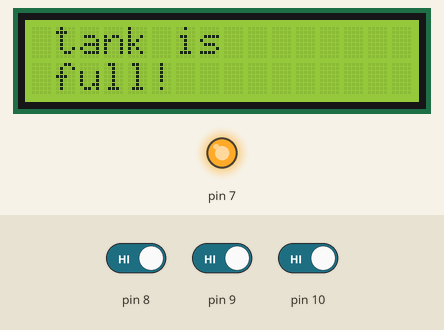
Recording of a sketch running on a simulated Arduino Uno, built with avr-gcc and run on an emulated ATmega328P. On the bench: 16×2 character LCD, output pins drawn as LEDs (lit = HIGH). The inputs (shaded band) are chosen by the test bench; at power-on: pin 8 HIGH, pin 9 HIGH, pin 10 HIGH.

Above: at 1.2 s.
1.3 s: pin 8 driven LOW
At 1.7 s:
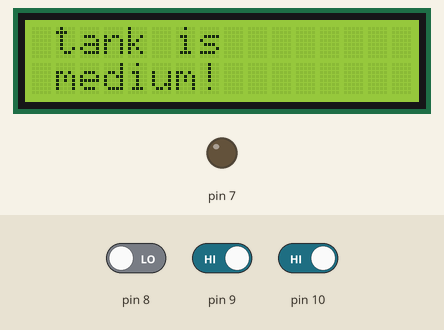
2.8 s: pin 8 driven HIGH
At 3.8 s:
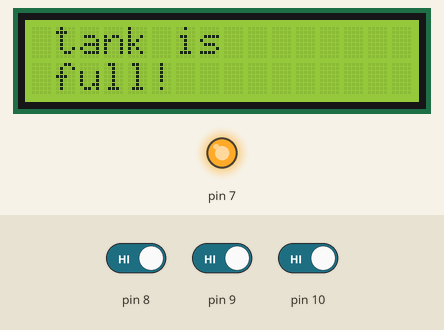
4.3 s: pin 8 driven LOW and pin 9 driven LOW and pin 10 driven LOW
At 5.0 s:
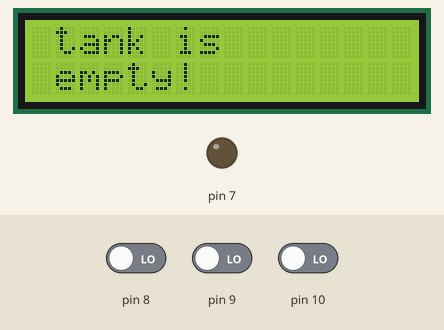
Timing chart, 0 to 7.3 s (numbered marks = the images above; inputs shaded):
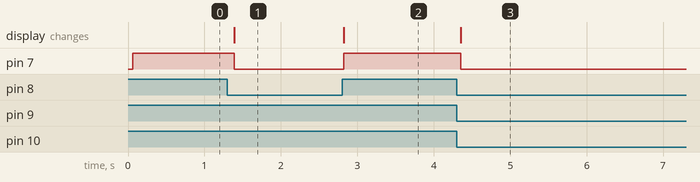

Measured:
- after the input at 1.3 s, pin 7: HIGH → LOW after 0.09 s; the display: changes after 0.09 s (image 1)
- after the input at 2.8 s, pin 7: LOW → HIGH at once; the display: changes at once (image 2)
- after the input at 4.3 s, pin 7: HIGH → LOW after 0.05 s; the display: changes after 0.05 s (image 3)

The sketch:

water_level_indicater.ino
```cpp
#include <LiquidCrystal.h>

// initialize the library by associating any needed LCD interface pin
// with the arduino pin number it is connected to
const int rs = 12, en = 11, d4 = 5, d5 = 4, d6 = 3, d7 = 2;
LiquidCrystal lcd(rs, en, d4, d5, d6, d7);
void setup() {
  // initialize serial communication at 9600 bits per second:
  pinMode(8,INPUT);
  pinMode(9,INPUT);
  pinMode(10,INPUT);
  pinMode(7,OUTPUT);
  lcd.begin(16, 2);

}

// the loop routine runs over and over again forever:
void loop() {
  int i=digitalRead(8);
  int j=digitalRead(9);
  int k=digitalRead(10);
  if(i==0 && j==0 && k==0){
    lcd.setCursor(1, 0);
    lcd.print("tank is");

  lcd.setCursor(1, 1);
    lcd.print("empty! ");
        digitalWrite(7,0);

  }
  else if(i==0 && j==1 && k==1){
        lcd.setCursor(1, 0);
    lcd.print("tank is");

  lcd.setCursor(1, 1);
    lcd.print("medium!");
    digitalWrite(7,0);

  }
  else if(i==1 && j==1 && k==1){
        lcd.setCursor(1, 0);
    lcd.print("tank is");

  lcd.setCursor(1, 1);
    lcd.print("full!  ");
            digitalWrite(7,1);

  }
delay(100);
}
```
